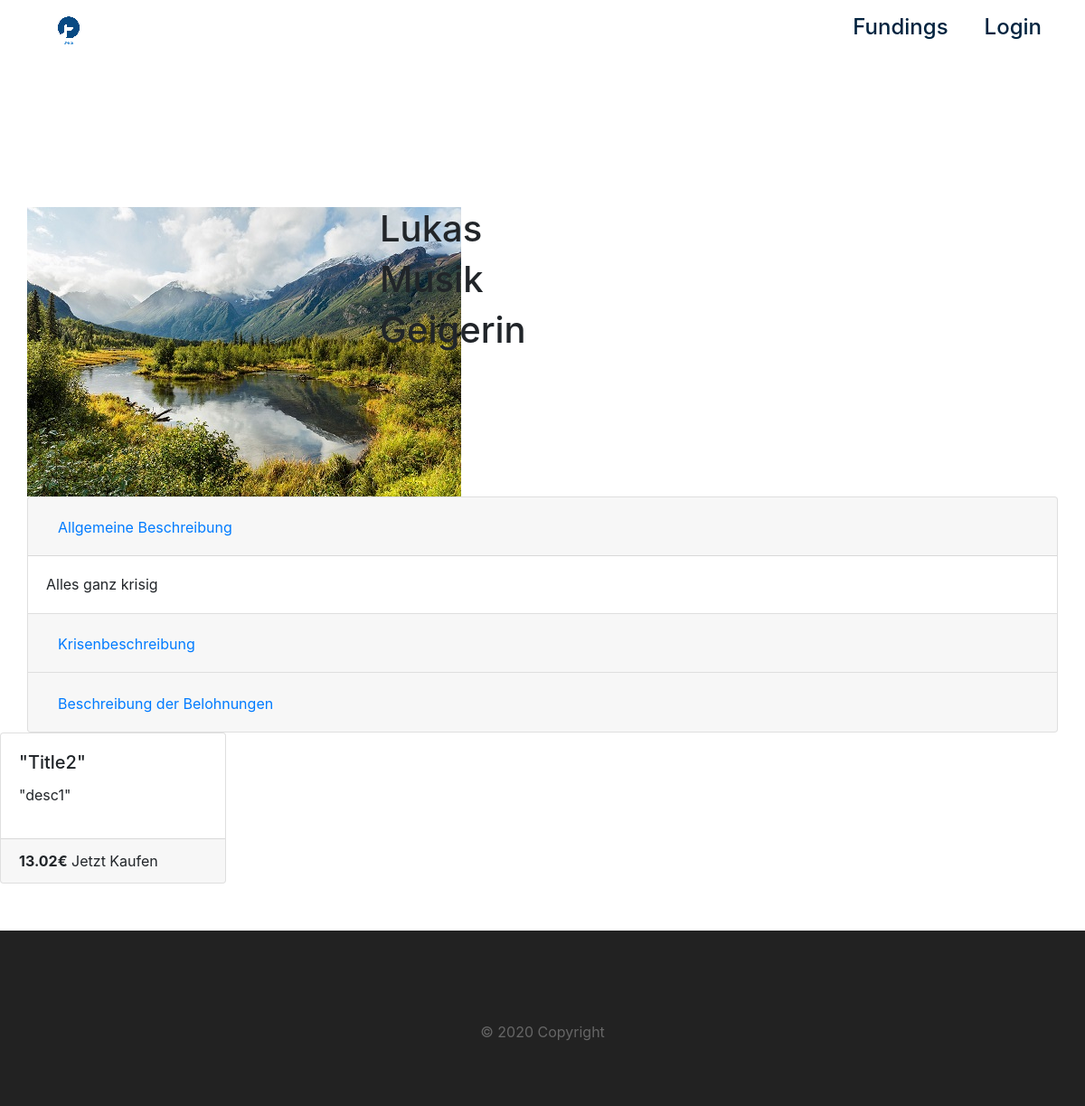
/page/2, run on the app's committed database.
### app.py (models this page shows)
class Page(db.Model):
    id = db.Column(db.Integer, primary_key=True)
    creator_id = db.Column(db.Integer, db.ForeignKey("user.id"))
    artist_name = db.Column(db.String)
    artist_category = db.Column(db.String)
    artist_job = db.Column(db.String)
    artist_location_lat = db.Column(db.Float)
    artist_location_long = db.Column(db.Float)
    description_title = db.Column(db.String)
    description_general = db.Column(db.String)
    description_crisis = db.Column(db.String)
    description_rewards = db.Column(db.String)
    titlepicture_path = db.Column(db.String)
    media_path = db.Column(db.String)
    rewards = db.relationship('Reward', backref='Page', lazy=True)

class Reward(db.Model):
    Page_Id = db.Column(db.Integer, db.ForeignKey("page.id"))
    id = db.Column(db.Integer, primary_key=True)
    title = db.Column(db.String)
    description = db.Column(db.String)
    category_form = db.Column(db.String)
    category_time = db.Column(db.String)
    price = db.Column(db.Float)
    primary = db.Column(db.Boolean)
    active = db.Column(db.Boolean)

### app.py (the view)
@app.route("/page/<int:PageId>")
def page(PageId):
    pageName = "Test"
    page = Page.query.filter_by(id = PageId).first()
    rewards = Reward.query.filter(Reward.Page_Id == PageId).order_by(Reward.price.asc())
    return render_template("page.html", title=f"{pageName}", page=page, rewards=rewards)

### templates/page.html (shortened to what this page needs)
{% extends "layout.html" %}
{% import "bootstrap/wtf.html" as wtf %}
{% block body %}
<header class="page-header header container-fluid">
  <div class="container-fluid" style="margin-top:10em;">
  <div class="row">
  <div class="col col-sm-4">
        <img src="/static/images/image.jpg" alt="">
  </div>
  <div class="col col-sm-8">
    <h1>{{page.artist_name}}</h1>
    <h1>{{page.artist_category}}</h1>
    <h1>{{page.artist_job}}</h1>
    </div>
  </div>
  <div class="row">
    <div class="col col-sm-12">
        <div class="accordion" id="accordionExample">
            <div class="card">
            <div class="card-header" id="headingOne">
                <h2 class="mb-0">
                <button class="btn btn-link" type="button" data-toggle="collapse" data-target="#collapseOne" aria-expanded="true" aria-controls="collapseOne">
                    Allgemeine Beschreibung
                </button>
                </h2>
            </div>
            <div id="collapseOne" class="collapse show" aria-labelledby="headingOne" data-parent="#accordionExample">
                <div class="card-body">
                    {{page.description_general}}
                </div>
            </div>
            </div>
            <div class="card">
            <div class="card-header" id="headingTwo">
                <h2 class="mb-0">
                <button class="btn btn-link collapsed" type="button" data-toggle="collapse" data-target="#collapseTwo" aria-expanded="false" aria-controls="collapseTwo">
                        Krisenbeschreibung
                </button>
                </h2>
            </div>
            </div>
            <div class="card">
            <div class="card-header" id="headingThree">
                <h2 class="mb-0">
                <button class="btn btn-link collapsed" type="button" data-toggle="collapse" data-target="#collapseThree" aria-expanded="false" aria-controls="collapseThree">
                    Beschreibung der Belohnungen
                </button>
                </h2>
            </div>
            </div>
        </div>
    </div>
    <div class="row">
        <div class="card-deck justify-content-center">
            {% for r in rewards %}
            <div class="card mb-3" style="min-width:250px; max-width:250px;">
            <div class="card-body">
                <h5 class="card-title">{{r.title}}</h5>
                <p class="card-text">{{r.description}}</p>
            </div>
            <div class="card-footer">
                <strong>{{r.price}}€</strong> Jetzt Kaufen
            </div>
            </div>
            {% endfor %}
        </div>
    </div>
    </div>
  </header>
{% endblock %}

### static/main.css (style rules this page uses)
body { padding: 0; margin: 0; background: #fff; }
.header { background-size: cover; background-position: center; position: relative; max-height: 90%; }

### data on the page
Page: artist_name "Lukas", artist_category "Musik", artist_job "Geigerin", description_general "Alles ganz krisig"
Reward: title "\"Title2\"", description "\"desc1\"", price "13.02"
